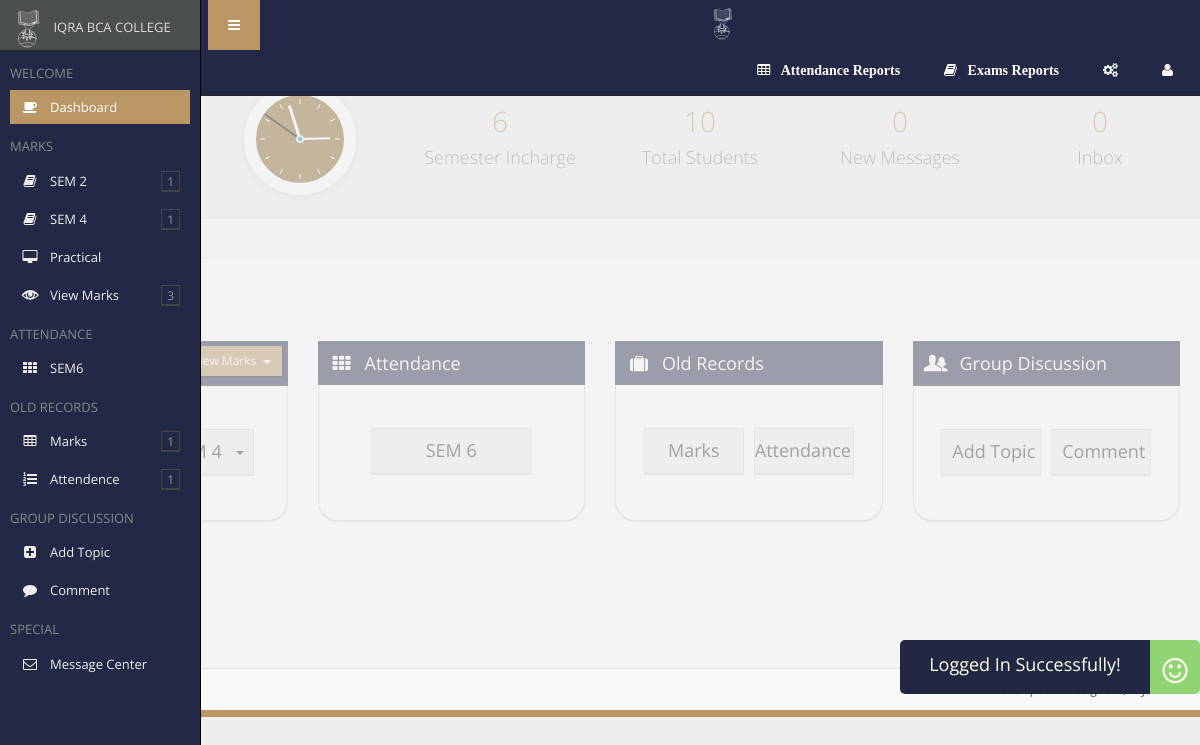
The page /faculty/index.php?success (signed in) on the database its author committed.
### tables this page shows
CREATE TABLE `subject_tbl` (
  `subid` int(11) NOT NULL AUTO_INCREMENT,
  `scode` int(11) NOT NULL,
  `sname` varchar(50) NOT NULL,
  `sem` int(11) NOT NULL,
  `fid` int(11) DEFAULT NULL,
  PRIMARY KEY (`subid`)
);

CREATE TABLE `faculty_sem_tbl` (
  `fsid` int(11) NOT NULL AUTO_INCREMENT,
  `year` varchar(10) NOT NULL,
  `sem` int(11) DEFAULT NULL,
  `fid` int(11) NOT NULL,
  PRIMARY KEY (`fsid`)
);

### faculty/page_content/left-side.php (the view, shortened to what this page needs)
 <div id="sidebar-left" class="enable-hover">
  <div class="sidebar-content">
    <form action="page_ready_search_results.html" method="post" class="sidebar-search"><img src="img/iqra.svg" width="45" height="auto" alt="">
      IQRA BCA COLLEGE
    </form>
    <div class="sidebar-left-scroll">
      <ul class="sidebar-nav">
        <li>
          <h2 class="sidebar-header">Welcome</h2>
        </li>
        <li> <a href="index.php" class=" active"><i class="icon-coffee"></i>Dashboard</a> </li>
          <?php  include("DatabaseFiles/cn.php");
                $flag=0;
              $d=mysql_query("select * from student_sem_tbl where year='".$_SESSION["year"]."' group by sem");
              while($d1=mysql_fetch_object($d))
              { if($d1->sem!=null && $d1->sem%2==0){
              $flag++;
              }}
              if($flag!=0)
              {
                $s=mysql_query("select * from subject_tbl where sem%2=0 AND fid=".$_SESSION["fid"]." group by sem");
              }else
              {
                $s=mysql_query("select * from subject_tbl where sem%2!=0 AND fid=".$_SESSION["fid"]." group by sem");
              }
                $s2=mysql_fetch_object($s);
                if($s2)
                {?>
               <li>
                  <h2 class="sidebar-header"> Marks</h2>
               </li>
            <?php
                if($flag!=0)
                {
                    $s=mysql_query("select * from subject_tbl where sem%2=0 AND fid=".$_SESSION["fid"]." group by sem");
                }
                else
                {
                    $s=mysql_query("select * from subject_tbl where sem%2!=0 AND fid=".$_SESSION["fid"]." group by sem");
                }
                while($s1=mysql_fetch_object($s))
                 {
            ?>   <li><a href="#" class="menu-link"><i class="icon-book"></i>SEM <?= $s1->sem?></a>
                 <ul><?php
                       $r=mysql_query("select * from subject_tbl where fid=".$_SESSION["fid"]." AND sem=".$s1->sem);
                        while($r1=mysql_fetch_object($r))
                        {
                     ?>
                  <li><a href='exam_subject_form.php?subid=<?= $r1->subid?>'><?= $r1->sname?></a></li><?php }?></ul></li>
                <?php }?>
                 <li><a href='practical.php'><i class="icon-desktop"></i>Practical</a></li>
           <li> <a href='#' class="menu-link"><i class="glyphicon-eye_open"></i>View Marks</a>
          </li>
            <?php } if($_SESSION["sem"]!=""){?>
             <li>
                  <h2 class="sidebar-header">Attendance</h2>
             </li>
            <?php
                $r=mysql_query("select faculty_sem_tbl.* from login_tbl inner join faculty_sem_tbl where login_tbl.fid=faculty_sem_tbl.fid AND faculty_sem_tbl.sem=".$_SESSION["sem"]." AND faculty_sem_tbl.year='".$_SESSION["year"]."'");
                while($r1=mysql_fetch_object($r))
                {
            ?>
          <li> <a href="attendence_form.php"><i class="icon-th"></i>SEM<?= $r1->sem?></a></li>
         <?php }if($_SESSION["sem"]!=6){?>
          <?php }} if(isset($_SESSION["ffid"])){?>
            <li>
                <h2 class="sidebar-header">Old Records</h2>
            </li>
            <li> <a href='#' class="menu-link"><i class="icon-table"></i>Marks</a>
            </li>
            <li> <a href='#' class="menu-link"><i class="icon-list-ol"></i>Attendence</a>
            </li> <?php }if(!$s2){?>
                <li>
                  <h2 class="sidebar-header"> Marks</h2>
               </li>
            <li><a href='practical.php'><i class="icon-desktop"></i>Practical</a></li><?php }?>
          <li>
          <h2 class="sidebar-header">Group Discussion</h2>
          </li>
          <li> <a href='add_topic_form.php' class=""><i class="icon-plus-sign-alt"></i>Add Topic</a></li>
          <li> <a href='topic_comment_list.php' class=""><i class="icon-comment"></i>Comment</a></li>
          <li>
          <h2 class="sidebar-header">Special</h2>
          </li>
          <li> <a href='message_center.php' class=""><i class="icon-envelope-alt"></i>Message Center</a></li>
      </ul>
    </div>
  </div>
</div>

### faculty/index.php (shortened to what this page needs)
<!DOCTYPE html>
 <html class="no-js">
<?php include('page_content/head.php') ?>
<body class="header-fixed-top">
<?php include('page_content/left-side.php') ?>
<div id="page-container" class="full-width">
 <?php include('page_content/header.php') ?>
  <div id="fx-container" class="fx-opacity">
    <div id="page-content" class="block" style="min-height:618px;">
      <div class="block-header">
        <div class="row remove-margin">
          <div class="col-sm-4"> <a href="#" class="header-title-link">
            <h1>Dashboard<br>
              <small>Welcome <?= $_SESSION["name"];?>!</small></h1>
            </a> </div>
          <div class="col-sm-8">
            <div class="row">
              <div class="col-sm-6">
                <div class="row">
                  <div class="col-xs-6"> <a href="" class="header-link">
                    <h1 class="animation-pullDown"><?php if($_SESSION["sem"]!=""){echo $_SESSION["sem"];}else echo "--";?><br>
                      <small>Semester Incharge</small></h1>
                    </a> </div>
                  <div class="col-xs-6"> <a href="student_list.php?cur" class="header-link">
                    <h1 class="animation-pullDown"><?php
                            $r=mysql_query("select * from student_sem_tbl where year='".$_SESSION["year"]."' AND sem=".$_SESSION["sem"]);
                            if($r)
                            {
                            echo mysql_num_rows($r);}else{echo "--";}
                        ?><br>
                      <small>Total Students</small></h1>
                    </a> </div>
                </div>
              </div>
              <div class="col-sm-6">
                <div class="row">
                  <div class="col-xs-6"> <a href="message_center.php" class="header-link">
                    <h1 class="animation-pullDown"><?php
                            $r=mysql_query("select * from mail_to_tbl where mailto=".$_SESSION["fid"]." AND  isread=0 AND isdelete=0");
                            echo mysql_num_rows($r);
                        ?><br>
                      <small>New Messages</small></h1>
                    </a> </div>
                  <div class="col-xs-6"> <a href="message_center.php" class="header-link">
                    <h1 class="animation-pullDown"><?php
                            $r=mysql_query("select * from mail_to_tbl where mailto=".$_SESSION["fid"]." AND isdelete=0");
                            echo mysql_num_rows($r);
                        ?><br>
                      <small>Inbox</small></h1>
                    </a> </div>
                </div>
              </div>
            </div>
          </div>
        </div>
      </div>
      <ul class="breadcrumb breadcrumb-top">
        <li><i class="icon-coffee"></i></li>
        <li><a href="#">Dashboard</a></li>
      </ul>
      <div class="row gutter30" style="padding:5% 0 5% 0;">
         <?php
            $s=mysql_query("select * from subject_tbl where fid=".$_SESSION["fid"]." group by sem");
            $s2=mysql_fetch_object($s);
            if($s2)
            {?><div class="col-sm-6 col-md-6 col-xs-12 col-lg-3">
          <div class="block full" style="height:180px;border-radius:20px;">
            <div class="block-title">
              <div class="block-options pull-right">
                <div class="btn-group btn-group-sm"> <a href="javascript:void(0)" class="btn btn-primary dropdown-toggle" data-toggle="dropdown">View Marks&nbsp;&nbsp;<span class="caret"></span></a>
                </div>
              </div>
              <h2><i class="glyphicon-podium"></i>&nbsp;&nbsp;&nbsp;Marks</h2>
            </div>
            <form>
              <div class="input-group" style="left:50%;top:50%;transform:translate(-50%,50%);">
                <?php $flag=0;
              $d=mysql_query("select * from student_sem_tbl where year='".$_SESSION["year"]."' group by sem");
              while($d1=mysql_fetch_object($d))
              { if($d1->sem!=null && $d1->sem%2==0){
              $flag++;
              }}
              if($flag!=0)
              {
                $s=mysql_query("select * from subject_tbl where sem%2=0 AND fid=".$_SESSION["fid"]." group by sem");
              }else
              {
                $s=mysql_query("select * from subject_tbl where sem%2!=0 AND fid=".$_SESSION["fid"]." group by sem");
              }
                while($s1=mysql_fetch_object($s))
                 {
            ?>   <div class="btn-group btn-group-lg" style="margin-right:10px;" data-toggle="tooltip" title="Subject Marks"> <a href="javascript:void(0)"  class="btn btn-default dropdown-toggle" style="width:100px;" data-toggle="dropdown">SEM <?= $s1->sem?>&nbsp;&nbsp;&nbsp;<span class="caret"></span></a>
                 <ul class="dropdown-menu pull-right"><?php
                       $r=mysql_query("select * from subject_tbl where fid=".$_SESSION["fid"]." AND sem=".$s1->sem);
                        while($r1=mysql_fetch_object($r))
                        {
                     ?>
                     <li><a href='exam_subject_form.php?subid=<?= $r1->subid?>'><?= $r1->sname?></a></li><?php }?></ul></div>
                <?php }?> </div>
            </form>
          </div>
          </div> <?php } if($_SESSION["sem"]!=""){?>
          <div class="col-sm-6 col-md-6 col-xs-12 col-lg-3">
          <div class="block full" style="height:180px;border-radius:20px;">
            <div class="block-title">
              <h2><i class="icon-th"></i>&nbsp;&nbsp;&nbsp;Attendance</h2>
            </div>
            <form >
             <div class="input-group" style="left:50%;top:50%;transform:translate(-50%,50%);">
              <?php
                $r=mysql_query("select faculty_sem_tbl.* from login_tbl inner join faculty_sem_tbl where login_tbl.fid=faculty_sem_tbl.fid AND faculty_sem_tbl.sem=".$_SESSION["sem"]." AND faculty_sem_tbl.year='".$_SESSION["year"]."'");
                while($r1=mysql_fetch_object($r))
                {
            ?>
                 <div class="btn-group btn-group-lg" data-toggle="tooltip" title="Attendance"> <a href="attendence_form.php"  class="btn btn-default" style="width:160px;">SEM <?= $r1->sem?></a></div><?php }?></div>
            </form>
          </div>
        </div><?php }?>
       <?php if(isset($_SESSION["ffid"])){?>
        <div class="col-sm-6 col-md-6 col-xs-12 col-lg-3">
          <div class="block" style="height:180px;border-radius:20px;">
            <div class="block-title">
              <h2 class="text-center"><i class="icon-suitcase"></i>&nbsp;&nbsp;&nbsp;Old Records </h2>
            </div>
            <form >
             <div class="input-group" style="left:50%;top:50%;transform:translate(-50%,50%);">
            <div class="btn-group btn-group-lg" style="margin-right:10px;" data-toggle="tooltip" title="Old Marks"> <a href="old_marks_frmlist.php"  class="btn btn-default " style="width:100px;">Marks</a>
            </div>
             <div class="btn-group btn-group-lg" data-toggle="tooltip" title="Old Attendance"> <a href="old_attendence_frmlist.php"  class="btn btn-default " style="width:100px;padding-left:0px;">Attendance&nbsp;&nbsp;&nbsp;</a>
            </div>
             </div>
              </form>
          </div>
          </div><?php }?>
         <div class="<?php
                     if(!isset($_SESSION["ffid"]) && !isset($_SESSION["sem"]) && !$s2){echo "col-sm-3 col-md-3 col-xs-3";}else{echo "col-sm-6 col-md-6 col-xs-12 col-lg-3";}
                     ?>">
          <div class="block" style="height:180px;border-radius:20px;">
            <div class="block-title">
              <h2 class="text-center"><i class="glyphicon-parents"></i>&nbsp;&nbsp;&nbsp;Group Discussion</h2>
            </div>
            <form >
             <div class="input-group" style="left:50%;top:50%;transform:translate(-50%,50%);">
            <div class="btn-group btn-group-lg" style="margin-right:10px;" data-toggle="tooltip" title="Add Topic"> <a href="add_topic_form.php"  class="btn btn-default " style="width:100px;padding-left:10px;">Add Topic</a>
            </div>
             <div class="btn-group btn-group-lg" data-toggle="tooltip" title="Comment"> <a href="topic_comment_list.php"  class="btn btn-default " style="width:100px;padding-left:10px;">Comment&nbsp;&nbsp;&nbsp;</a>
            </div></div>
              </form>
          </div>
          </div>
      </div>
      </div>
    </div>
    <?php include('page_content/footer.php');
    ?>
  </div>
<div class="pop animated slideInRight" style="z-index:99;text-align:center;background:;display:flex;opacity:0;position: fixed;top:80%;left:75%;visibility:hidden">
    <div class="msg" style="padding-top:12px;width:250px;height:50px auto;background-color:#222843;border-top-left-radius:5px;border-bottom-left-radius:5px;font-size:18px;color:#FFE">
    </div>
    <div class="ic" style="padding-top:12px;width:50px;height:50px;border-top-right-radius:5px;border-bottom-right-radius:5px;background-color:#90D473;font-size:1.5em;color:#FFE">
    <i class="icon-smile" style="font-size:1.5em;"></i>
    </div>
</div>
</body>
</html>

### faculty/index.php (style rules this page uses)
body { background: #eee; }

### rows shown on the page
subject_tbl: sem "2"
subject_tbl: sem "4"
faculty_sem_tbl: sem "6"

### other values the page prints
$_SESSION["sem"] "6"
mysql_num_rows($r) "10"
mysql_num_rows($r) "0"
